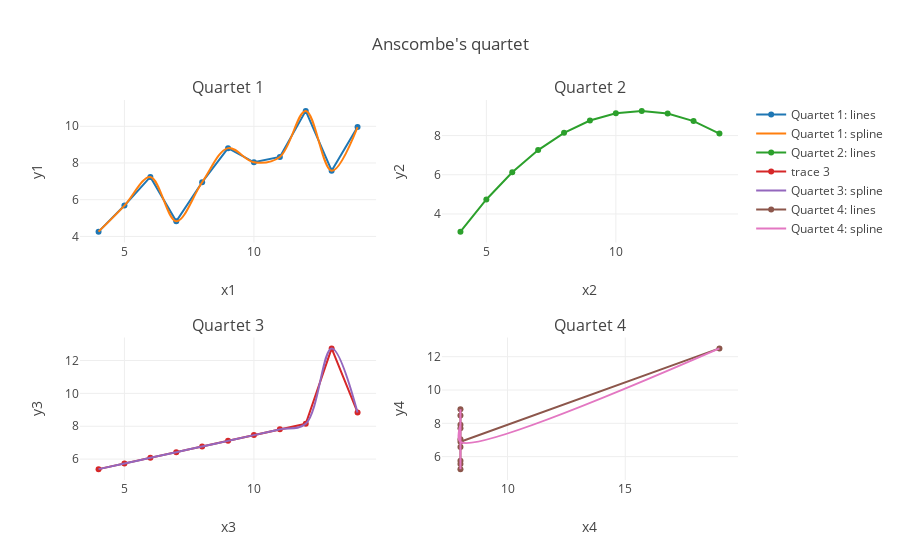

The cell this chart's notebook holds for it:
### Markdown cell above
The table above easily shows to us that:

1. Dataset I - there is an almost linear increase in *y* as *x* increases but with dips at a minimum of 2 points (roughly)
1. Dataset II - *y* increases as *x* increases and then decreases again, suggesting a quadratic relationship
1. Dataset III - *y* increases as *x* increases but there is an outlier in *y* (12.74)
1. Dataset IV is a bit problematic because the same value of *x* is associated with multiple *y* values, and there seems to be an outlier *x* (19)

Of course, because we as humans are better with visuals, we will create interactive plots* of these datasets using Plotly.

*<i>Interactivity means the end-user can zoom in/out, change scales and even edit the plots with Plotly Chart Studio (a free tool).</i>

A classical method to look at simple datasets where there are only two variables is a scatterplot.

### Code cell
# https://plot.ly/python/subplots/#customizing-subplot-axes

trace1 = go.Scatter(x=df_Q1['x1'], y=df_Q1['y1'], mode='lines+markers', name = 'Dataset 1: lines')
trace1_spline = go.Scatter(
                  x=df_Q1['x1'],
                  y=df_Q1['y1'],
                  mode='lines',
                  line=dict(shape='spline'),
                  name='Quartet 1: spline'
                  )

# spline for Q2 will just be like the lines anyway
trace2 = go.Scatter(x=df_Q2['x2'], y=df_Q2['y2'], mode='lines+markers', name = 'Dataset 2: lines')

trace3 = go.Scatter(x=df_Q3['x3'], y=df_Q3['y3'], mode='lines+markers')
trace3_spline = go.Scatter(
                  x=df_Q3['x3'],
                  y=df_Q3['y3'],
                  mode='lines',
                  line=dict(shape='spline'),
                  name='Dataset 3: spline'
                  )

trace4 = go.Scatter(x=df_Q4['x4'], y=df_Q4['y4'], mode='lines+markers', name = 'Dataset 4: lines')
trace4_spline = go.Scatter(
                  x=df_Q4['x4'],
                  y=df_Q4['y4'],
                  mode='lines',
                  line=dict(shape='spline'),
                  name='Quartet 4: spline'
                  )

fig = tools.make_subplots(rows=2, cols=2, subplot_titles=('Quartet 1', 'Quartet 2',
                                                          'Quartet 3', 'Quartet 4'))
fig.append_trace(trace1, 1, 1)
fig.append_trace(trace1_spline, 1, 1)

fig.append_trace(trace2, 1, 2)

fig.append_trace(trace3, 2, 1)
fig.append_trace(trace3_spline, 2, 1)

fig.append_trace(trace4, 2, 2)
fig.append_trace(trace4_spline, 2, 2)

fig['layout']['xaxis1'].update(title='x1')
fig['layout']['xaxis2'].update(title='x2')
fig['layout']['xaxis3'].update(title='x3')
fig['layout']['xaxis4'].update(title='x4')

fig['layout']['yaxis1'].update(title='y1')
fig['layout']['yaxis2'].update(title='y2')
fig['layout']['yaxis3'].update(title='y3')
fig['layout']['yaxis4'].update(title='y4')

fig['layout'].update(title="Anscombe's quartet")

iplot(fig)

### Figure 1 — Plotly figure (JSON) as saved in the notebook; plotly's stock layout.template omitted (floating-point values rounded to 4 significant figures)
{"data": [{"mode": "lines+markers", "name": "Quartet 1: lines", "type": "scatter", "uid": "9a1ec02e-40c9-4fad-ab44-f24cdf31e4ef", "x": [4, 5, 6, 7, 8, 9, 10, 11, 12, 13, 14], "xaxis": "x", "y": [4.26, 5.68, 7.24, 4.82, 6.95, 8.81, 8.04, 8.33, 10.84, 7.58, 9.96], "yaxis": "y"}, {"line": {"shape": "spline"}, "mode": "lines", "name": "Quartet 1: spline", "type": "scatter", "uid": "92b24c34-f7dc-44d2-ac23-c1181b2f4431", "x": [4, 5, 6, 7, 8, 9, 10, 11, 12, 13, 14], "xaxis": "x", "y": [4.26, 5.68, 7.24, 4.82, 6.95, 8.81, 8.04, 8.33, 10.84, 7.58, 9.96], "yaxis": "y"}, {"mode": "lines+markers", "name": "Quartet 2: lines", "type": "scatter", "uid": "7359d92f-25eb-4df5-82cd-bfae2e609a8c", "x": [4, 5, 6, 7, 8, 9, 10, 11, 12, 13, 14], "xaxis": "x2", "y": [3.1, 4.74, 6.13, 7.26, 8.14, 8.77, 9.14, 9.26, 9.13, 8.74, 8.1], "yaxis": "y2"}, {"mode": "lines+markers", "type": "scatter", "uid": "bd86f586-321c-4c35-a993-cf6f3c96a83a", "x": [4, 5, 6, 7, 8, 9, 10, 11, 12, 13, 14], "xaxis": "x3", "y": [5.39, 5.73, 6.08, 6.42, 6.77, 7.11, 7.46, 7.81, 8.15, 12.74, 8.84], "yaxis": "y3"}, {"line": {"shape": "spline"}, "mode": "lines", "name": "Quartet 3: spline", "type": "scatter", "uid": "7b352755-1b5c-4c71-84bf-ed3cb8d448bc", "x": [4, 5, 6, 7, 8, 9, 10, 11, 12, 13, 14], "xaxis": "x3", "y": [5.39, 5.73, 6.08, 6.42, 6.77, 7.11, 7.46, 7.81, 8.15, 12.74, 8.84], "yaxis": "y3"}, {"mode": "lines+markers", "name": "Quartet 4: lines", "type": "scatter", "uid": "06aed162-b416-455b-957f-0f5c82c1fad9", "x": [8, 8, 8, 8, 8, 8, 8, 8, 8, 8, 19], "xaxis": "x4", "y": [6.58, 5.76, 7.71, 8.84, 8.47, 7.04, 5.25, 5.56, 7.91, 6.89, 12.5], "yaxis": "y4"}, {"line": {"shape": "spline"}, "mode": "lines", "name": "Quartet 4: spline", "type": "scatter", "uid": "2fa8ed46-7ac8-4bb2-9532-8e9374d2c763", "x": [8, 8, 8, 8, 8, 8, 8, 8, 8, 8, 19], "xaxis": "x4", "y": [6.58, 5.76, 7.71, 8.84, 8.47, 7.04, 5.25, 5.56, 7.91, 6.89, 12.5], "yaxis": "y4"}], "layout": {"annotations": [{"font": {"size": 16}, "showarrow": false, "text": "Quartet 1", "x": 0.225, "xanchor": "center", "xref": "paper", "y": 1, "yanchor": "bottom", "yref": "paper"}, {"font": {"size": 16}, "showarrow": false, "text": "Quartet 2", "x": 0.775, "xanchor": "center", "xref": "paper", "y": 1, "yanchor": "bottom", "yref": "paper"}, {"font": {"size": 16}, "showarrow": false, "text": "Quartet 3", "x": 0.225, "xanchor": "center", "xref": "paper", "y": 0.375, "yanchor": "bottom", "yref": "paper"}, {"font": {"size": 16}, "showarrow": false, "text": "Quartet 4", "x": 0.775, "xanchor": "center", "xref": "paper", "y": 0.375, "yanchor": "bottom", "yref": "paper"}], "title": "Anscombe's quartet", "xaxis": {"anchor": "y", "domain": [0, 0.45], "title": "x1"}, "xaxis2": {"anchor": "y2", "domain": [0.55, 1], "title": "x2"}, "xaxis3": {"anchor": "y3", "domain": [0, 0.45], "title": "x3"}, "xaxis4": {"anchor": "y4", "domain": [0.55, 1], "title": "x4"}, "yaxis": {"anchor": "x", "domain": [0.625, 1], "title": "y1"}, "yaxis2": {"anchor": "x2", "domain": [0.625, 1], "title": "y2"}, "yaxis3": {"anchor": "x3", "domain": [0, 0.375], "title": "y3"}, "yaxis4": {"anchor": "x4", "domain": [0, 0.375], "title": "y4"}}}
